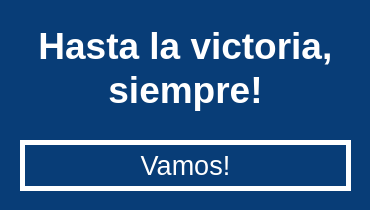
<?xml version="1.0" encoding="UTF-8"?>
<ui version="4.0">
 <class>SuccessWindow</class>
 <widget class="QDialog" name="SuccessWindow">
  <property name="geometry">
   <rect>
    <x>0</x>
    <y>0</y>
    <width>370</width>
    <height>210</height>
   </rect>
  </property>
  <property name="minimumSize">
   <size>
    <width>370</width>
    <height>210</height>
   </size>
  </property>
  <property name="maximumSize">
   <size>
    <width>370</width>
    <height>210</height>
   </size>
  </property>
  <property name="windowTitle">
   <string>Success!</string>
  </property>
  <property name="windowIcon">
   <iconset resource="Res.qrc">
    <normaloff>:/Icon.ico</normaloff>:/Icon.ico</iconset>
  </property>
  <property name="styleSheet">
   <string notr="true">QDialog#SuccessWindow {

	background-color: #083D77;
}</string>
  </property>
  <widget class="QPushButton" name="ExitSuccessButton">
   <property name="geometry">
    <rect>
     <x>20</x>
     <y>140</y>
     <width>331</width>
     <height>51</height>
    </rect>
   </property>
   <property name="styleSheet">
    <string notr="true">QPushButton#ExitSuccessButton {
    
    font-size: 20pt;
    color: #FFFFFF;
    
    background-color: #083D77;
    
    border: 5px solid #FFFFFF;
    box-sizing: border-box;
 }
 QPushButton#ExitSuccessButton:hover {
     
    background-color: #FFFFFF;
    color: #1B2D53;
    border: 5px solid #1B2D53;
 }
 QPushButton#ExitSuccessButton:pressed {
     
    background-color: #DB1921;
    color: #FFFFFF;
    border: 5px solid #000000;
 }
</string>
   </property>
   <property name="text">
    <string>Vamos!</string>
   </property>
  </widget>
  <widget class="QLabel" name="label1">
   <property name="geometry">
    <rect>
     <x>10</x>
     <y>0</y>
     <width>361</width>
     <height>91</height>
    </rect>
   </property>
   <property name="font">
    <font>
     <pointsize>28</pointsize>
     <weight>75</weight>
     <bold>true</bold>
    </font>
   </property>
   <property name="styleSheet">
    <string notr="true">QLabel#label1 {

	color: #FFFFFF;
}</string>
   </property>
   <property name="text">
    <string>Hasta la victoria, </string>
   </property>
   <property name="alignment">
    <set>Qt::AlignCenter</set>
   </property>
  </widget>
  <widget class="QLabel" name="label2">
   <property name="geometry">
    <rect>
     <x>0</x>
     <y>59</y>
     <width>371</width>
     <height>61</height>
    </rect>
   </property>
   <property name="font">
    <font>
     <pointsize>28</pointsize>
     <weight>75</weight>
     <bold>true</bold>
    </font>
   </property>
   <property name="styleSheet">
    <string notr="true">QLabel#label2 {

	color: #FFFFFF;
}</string>
   </property>
   <property name="text">
    <string>siempre!</string>
   </property>
   <property name="alignment">
    <set>Qt::AlignCenter</set>
   </property>
  </widget>
 </widget>
 <resources>
  <include location="Res.qrc"/>
 </resources>
 <connections/>
</ui>
